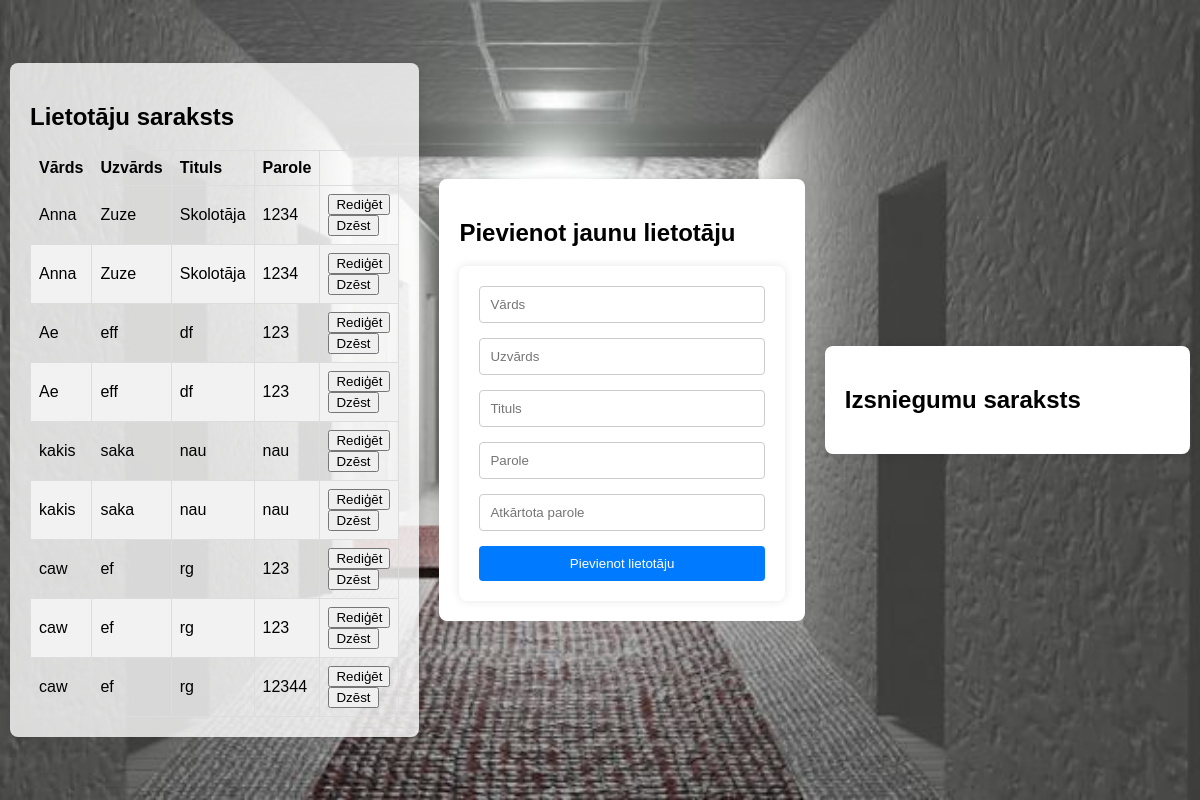
Before: /admin_panel with the older database file.
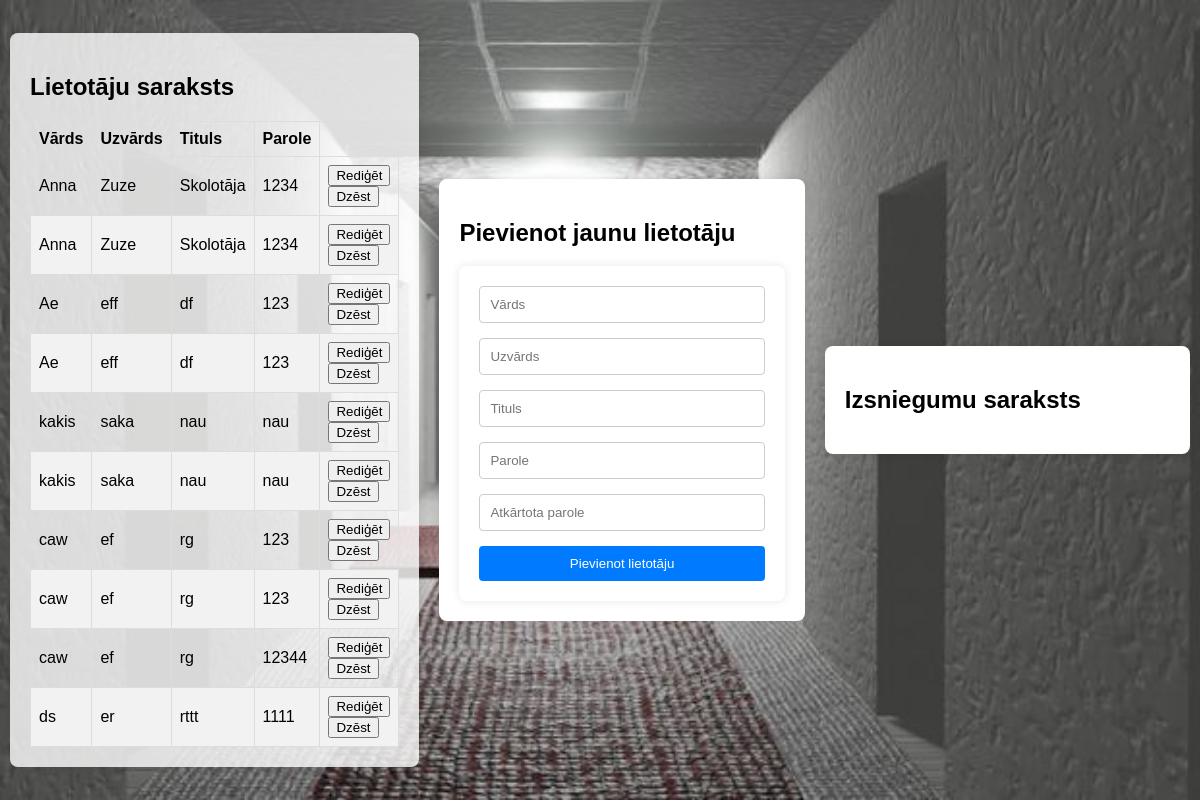
After: the same page with the newer database file.
### tables this page shows
CREATE TABLE darbinieki (
        id INTEGER PRIMARY KEY AUTOINCREMENT,
        vards TEXT NOT NULL,
        uzvards TEXT NOT NULL,
        tituls TEXT NOT NULL,
        parole TEXT NOT NULL
    );

### 11e_Server/galva.py (the view)
@app.route('/admin_panel')
def admin_panel():
    cursor.execute("SELECT * FROM darbinieki")
    darbinieki = cursor.fetchall()
    return render_template('admin_panel.html', darbinieki=darbinieki)

### 11e_Server/templates/admin_panel.html (shortened to what this page needs)
<!DOCTYPE html>
<html>
<head>
    <link rel="stylesheet" href="static/styles.css">
</head>
<body>
    <div class="container">
        <div class="admin-container">
            <div class="admin-box left-container">
                <h2>Lietotāju saraksts</h2>
                <table>
                    <thead>
                        <tr>
                            <th>Vārds</th>
                            <th>Uzvārds</th>
                            <th>Tituls</th>
                            <th>Parole</th>
                        </tr>
                    </thead>
                    <tbody>
                        {% for darbinieks in darbinieki %}
                            <tr>
                                <td>{{ darbinieks[1] }}</td>
                                <td>{{ darbinieks[2] }}</td>
                                <td>{{ darbinieks[3] }}</td>
                                <td>{{ darbinieks[4] }}</td>
                                <td>
                                    <button onclick="editUser('{{ darbinieks[0] }}')">Rediģēt</button>
                                    <button onclick="deleteUser('{{ darbinieks[0] }}')">Dzēst</button>
                                </td>
                            </tr>
                        {% endfor %}
                    </tbody>
                </table>
            </div>
            <div class="admin-box add-user-box">
                <h2>Pievienot jaunu lietotāju</h2>
                <form id="myForm" action="/add_user" method="post">
                    <input type="text" name="vards" placeholder="Vārds" required><br>
                    <input type="text" name="uzvards" placeholder="Uzvārds" required><br>
                    <input type="text" name="tituls" placeholder="Tituls" required><br>
                    <input type="password" id="parole" name="parole" placeholder="Parole" required><br>
                    <input type="password" id="parole_atskaites" name="parole_atskaites" placeholder="Atkārtota parole" required><br>
                    <button type="submit">Pievienot lietotāju</button>
                </form>
            </div>
            <div class="admin-box">
                <h2>Izsniegumu saraksts</h2>
            </div>
        </div>
    </div>
</body>
</html>

### 11e_Server/static/styles.css (style rules this page uses)
body { font-family: Arial, sans-serif; margin: 0; padding: 0; background-color: #f4f4f4; }
input[type="text"], input[type="password"] { width: 100%; padding: 10px; margin-bottom: 15px; border: 1px solid #ccc; border-radius: 4px; box-sizing: border-box; }
form { max-width: 400px; margin: 0 auto; background-color: #fff; padding: 20px; border-radius: 8px; box-shadow: 0 0 10px rgba(0, 0, 0, 0.1); }
button[type="submit"] { width: 100%; padding: 10px; background-color: #007bff; color: #fff; border: none; border-radius: 4px; cursor: pointer; transition: background-color 0.3s; }
.admin-container { position: relative; display: flex; justify-content: center; align-items: center; height: 100vh; background-image: url('skolasgaitenis.jpg'); background-size: cover; background-repeat: no-repeat; background-position: center; }
.container { display: flex; justify-content: center; align-items: center; height: 100vh; margin: 0; background-color: rgba(255, 255, 255, 0); }
.admin-container { display: flex; justify-content: space-around; align-items: center; width: 100%; background-image: url('skolasgaitenis.jpg'); background-size: cover; background-repeat: no-repeat; background-position: center; }
.admin-box { flex: 1; background-color: rgb(255, 255, 255); padding: 20px; margin: 10px; border-radius: 8px; box-shadow: 0 0 10px rgba(0, 0, 0, 0.1); }
.left-container { flex: 1; background-color: rgba(255, 255, 255, 0.8); padding: 20px; margin: 10px; border-radius: 8px; box-shadow: 0 0 10px rgba(0, 0, 0, 0.1); }
table { width: 100%; border-collapse: collapse; }
table, th, td { border: 1px solid #ddd; }
th, td { padding: 8px; text-align: left; }
tr:nth-child(even) { background-color: #f2f2f2; }

Changed rows visible on the page:
added darbinieki: vards "ds", uzvards "er", tituls "rttt", parole "1111"
